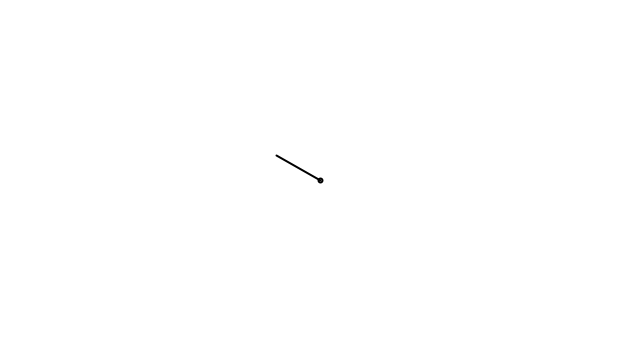
Frame 1 (no input)
Frame 60 (the mouse pressed at the canvas centre just before this capture): identical to frame 1, image omitted
Frame 120 (the mouse held since frame 60 and released just before this capture): blank canvas, image omitted

The Processing sketch that drew this single still picture (run headless with seeded random() and noise(); from frame 60 on, the mouse is pressed at the canvas centre):

// Processing sketch: vectorMath3
// ── vectorMath3.pde
void setup() {
  size(640, 360);
}

void draw() {  
  background(255); 
  strokeWeight(2);
  stroke(0);
  noFill();
  
  translate(width/2, height/2); // move 0,0 to the center of the screen
  ellipse(0,0,4,4);
  
  PVector mouse = new PVector(mouseX, mouseY);
  PVector center = new PVector(width/2, height/2);
  
  mouse.sub(center);
  
  //mouse.normalize();
  //mouse.mult(50);
  
  mouse.setMag(50);
  
 
  line(0,0,mouse.x,mouse.y);
  
}
